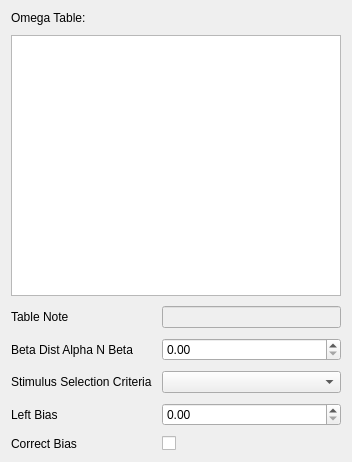
             <widget class="QWidget" name="stimulusSelectionScrollAreaWidgetContents">
              <property name="geometry">
               <rect>
                <x>0</x>
                <y>0</y>
                <width>352</width>
                <height>462</height>
               </rect>
              </property>
              <layout class="QGridLayout" name="gridLayout_24">
               <item row="0" column="0">
                <layout class="QFormLayout" name="stimulusSelectionFormLayout">
                 <property name="horizontalSpacing">
                  <number>10</number>
                 </property>
                 <property name="verticalSpacing">
                  <number>10</number>
                 </property>
                 <item row="0" column="0" colspan="2">
                  <widget class="QLabel" name="label">
                   <property name="text">
                    <string>Omega Table:</string>
                   </property>
                  </widget>
                 </item>
                 <item row="2" column="0">
                  <widget class="QLabel" name="tableNoteLabel">
                   <property name="text">
                    <string>Table Note</string>
                   </property>
                  </widget>
                 </item>
                 <item row="2" column="1">
                  <widget class="QLineEdit" name="table_note">
                   <property name="enabled">
                    <bool>false</bool>
                   </property>
                  </widget>
                 </item>
                 <item row="3" column="0">
                  <widget class="QLabel" name="betaDistAlphaNBetaLabel">
                   <property name="text">
                    <string>Beta Dist Alpha N Beta</string>
                   </property>
                  </widget>
                 </item>
                 <item row="3" column="1">
                  <widget class="QDoubleSpinBox" name="beta_dist_alpha_n_beta"/>
                 </item>
                 <item row="4" column="0">
                  <widget class="QLabel" name="stimulusSelectionCriteriaLabel">
                   <property name="text">
                    <string>Stimulus Selection Criteria</string>
                   </property>
                  </widget>
                 </item>
                 <item row="4" column="1">
                  <widget class="QComboBox" name="stimulus_selection_criteria"/>
                 </item>
                 <item row="5" column="0">
                  <widget class="QLabel" name="leftBiasLabel">
                   <property name="text">
                    <string>Left Bias</string>
                   </property>
                  </widget>
                 </item>
                 <item row="5" column="1">
                  <widget class="QDoubleSpinBox" name="left_bias"/>
                 </item>
                 <item row="6" column="0">
                  <widget class="QLabel" name="correctBiasLabel">
                   <property name="text">
                    <string>Correct Bias</string>
                   </property>
                  </widget>
                 </item>
                 <item row="6" column="1">
                  <widget class="QCheckBox" name="correct_bias"/>
                 </item>
                 <item row="1" column="0" colspan="2">
                  <widget class="QTableWidget" name="omega_table">
                   <property name="enabled">
                    <bool>true</bool>
                   </property>
                  </widget>
                 </item>
                </layout>
               </item>
              </layout>
             </widget>
